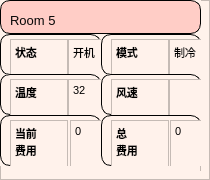
           <widget class="QFrame" name="frame_12">
            <property name="styleSheet">
             <string notr="true">background-color: rgb(255, 242, 235);</string>
            </property>
            <property name="frameShape">
             <enum>QFrame::StyledPanel</enum>
            </property>
            <property name="frameShadow">
             <enum>QFrame::Raised</enum>
            </property>
            <widget class="QWidget" name="layoutWidget_58">
             <property name="geometry">
              <rect>
               <x>0</x>
               <y>0</y>
               <width>201</width>
               <height>171</height>
              </rect>
             </property>
             <layout class="QVBoxLayout" name="verticalLayout_35">
              <property name="spacing">
               <number>0</number>
              </property>
              <item>
               <widget class="QFrame" name="frame_173">
                <property name="sizePolicy">
                 <sizepolicy hsizetype="Preferred" vsizetype="Expanding">
                  <horstretch>1</horstretch>
                  <verstretch>1</verstretch>
                 </sizepolicy>
                </property>
                <property name="styleSheet">
                 <string notr="true">#frame_173{
	background-color: rgb(255, 205, 198);
border-radius:10px;
border:1px solid black
}</string>
                </property>
                <property name="frameShape">
                 <enum>QFrame::StyledPanel</enum>
                </property>
                <property name="frameShadow">
                 <enum>QFrame::Raised</enum>
                </property>
                <widget class="QWidget" name="layoutWidget_99">
                 <property name="geometry">
                  <rect>
                   <x>10</x>
                   <y>10</y>
                   <width>181</width>
                   <height>22</height>
                  </rect>
                 </property>
                 <layout class="QHBoxLayout" name="horizontalLayout_92">
                  <property name="spacing">
                   <number>0</number>
                  </property>
                  <item>
                   <widget class="QLabel" name="ROOM5">
                    <property name="sizePolicy">
                     <sizepolicy hsizetype="Preferred" vsizetype="Preferred">
                      <horstretch>0</horstretch>
                      <verstretch>0</verstretch>
                     </sizepolicy>
                    </property>
                    <property name="styleSheet">
                     <string notr="true">background-color: rgb(255, 205, 198);</string>
                    </property>
                    <property name="text">
                     <string>&lt;html&gt;&lt;head/&gt;&lt;body&gt;&lt;p&gt;&lt;span style=&quot; font-family:'Arial Black'; font-size:10pt; color:#070707;&quot;&gt;Room 5&lt;/span&gt;&lt;/p&gt;&lt;/body&gt;&lt;/html&gt;</string>
                    </property>
                   </widget>
                  </item>
                 </layout>
                </widget>
               </widget>
              </item>
              <item>
               <widget class="QFrame" name="frame_174">
                <property name="sizePolicy">
                 <sizepolicy hsizetype="Preferred" vsizetype="Expanding">
                  <horstretch>3</horstretch>
                  <verstretch>4</verstretch>
                 </sizepolicy>
                </property>
                <property name="frameShape">
                 <enum>QFrame::StyledPanel</enum>
                </property>
                <property name="frameShadow">
                 <enum>QFrame::Raised</enum>
                </property>
                <widget class="QWidget" name="layoutWidget_100">
                 <property name="geometry">
                  <rect>
                   <x>0</x>
                   <y>0</y>
                   <width>201</width>
                   <height>141</height>
                  </rect>
                 </property>
                 <layout class="QVBoxLayout" name="verticalLayout_36">
                  <property name="spacing">
                   <number>0</number>
                  </property>
                  <item>
                   <widget class="QFrame" name="frame_175">
                    <property name="sizePolicy">
                     <sizepolicy hsizetype="Preferred" vsizetype="Expanding">
                      <horstretch>0</horstretch>
                      <verstretch>2</verstretch>
                     </sizepolicy>
                    </property>
                    <property name="frameShape">
                     <enum>QFrame::StyledPanel</enum>
                    </property>
                    <property name="frameShadow">
                     <enum>QFrame::Raised</enum>
                    </property>
                    <widget class="QWidget" name="layoutWidget_59">
                     <property name="geometry">
                      <rect>
                       <x>0</x>
                       <y>0</y>
                       <width>201</width>
                       <height>41</height>
                      </rect>
                     </property>
                     <layout class="QHBoxLayout" name="horizontalLayout_13">
                      <property name="spacing">
                       <number>0</number>
                      </property>
                      <item>
                       <widget class="QFrame" name="frame_54">
                        <property name="styleSheet">
                         <string notr="true">#frame_54{
border-radius:10px;
border:1px solid black
}</string>
                        </property>
                        <property name="frameShape">
                         <enum>QFrame::StyledPanel</enum>
                        </property>
                        <property name="frameShadow">
                         <enum>QFrame::Raised</enum>
                        </property>
                        <widget class="QWidget" name="layoutWidget_60">
                         <property name="geometry">
                          <rect>
                           <x>10</x>
                           <y>5</y>
                           <width>116</width>
                           <height>59</height>
                          </rect>
                         </property>
                         <layout class="QHBoxLayout" name="horizontalLayout_56">
                          <property name="spacing">
                           <number>0</number>
                          </property>
                          <property name="sizeConstraint">
                           <enum>QLayout::SetNoConstraint</enum>
                          </property>
                          <item>
                           <widget class="QTextBrowser" name="textBrowser_R5_state">
                            <property name="styleSheet">
                             <string notr="true"/>
                            </property>
                            <property name="html">
                             <string>&lt;!DOCTYPE HTML PUBLIC &quot;-//W3C//DTD HTML 4.0//EN&quot; &quot;http://www.w3.org/TR/REC-html40/strict.dtd&quot;&gt;
&lt;html&gt;&lt;head&gt;&lt;meta name=&quot;qrichtext&quot; content=&quot;1&quot; /&gt;&lt;style type=&quot;text/css&quot;&gt;
p, li { white-space: pre-wrap; }
&lt;/style&gt;&lt;/head&gt;&lt;body style=&quot; font-family:'SimSun'; font-size:9pt; font-weight:400; font-style:normal;&quot;&gt;
&lt;p style=&quot; margin-top:0px; margin-bottom:0px; margin-left:0px; margin-right:0px; -qt-block-indent:0; text-indent:0px;&quot;&gt;&lt;span style=&quot; font-family:'微软雅黑'; font-size:8pt; font-weight:600;&quot;&gt;状态&lt;/span&gt;&lt;/p&gt;&lt;/body&gt;&lt;/html&gt;</string>
                            </property>
                           </widget>
                          </item>
                          <item>
                           <widget class="QTextBrowser" name="textBrowser_Room5_state">
                            <property name="readOnly">
                             <bool>false</bool>
                            </property>
                            <property name="html">
                             <string>&lt;!DOCTYPE HTML PUBLIC &quot;-//W3C//DTD HTML 4.0//EN&quot; &quot;http://www.w3.org/TR/REC-html40/strict.dtd&quot;&gt;
&lt;html&gt;&lt;head&gt;&lt;meta name=&quot;qrichtext&quot; content=&quot;1&quot; /&gt;&lt;style type=&quot;text/css&quot;&gt;
p, li { white-space: pre-wrap; }
&lt;/style&gt;&lt;/head&gt;&lt;body style=&quot; font-family:'SimSun'; font-size:9pt; font-weight:400; font-style:normal;&quot;&gt;
&lt;p style=&quot; margin-top:0px; margin-bottom:0px; margin-left:0px; margin-right:0px; -qt-block-indent:0; text-indent:0px;&quot;&gt;&lt;span style=&quot; font-family:'微软雅黑'; font-size:8pt;&quot;&gt;开机&lt;/span&gt;&lt;/p&gt;&lt;/body&gt;&lt;/html&gt;</string>
                            </property>
                           </widget>
                          </item>
                         </layout>
                        </widget>
                       </widget>
                      </item>
                      <item>
                       <widget class="QFrame" name="frame_55">
                        <property name="styleSheet">
                         <string notr="true">#frame_55{
border-radius:10px;
border:1px solid black
}</string>
                        </property>
                        <property name="frameShape">
                         <enum>QFrame::StyledPanel</enum>
                        </property>
                        <property name="frameShadow">
                         <enum>QFrame::Raised</enum>
                        </property>
                        <widget class="QWidget" name="layoutWidget_61">
                         <property name="geometry">
                          <rect>
                           <x>10</x>
                           <y>5</y>
                           <width>116</width>
                           <height>59</height>
                          </rect>
                         </property>
                         <layout class="QHBoxLayout" name="horizontalLayout_60">
                          <property name="spacing">
                           <number>0</number>
                          </property>
                          <item>
                           <widget class="QTextBrowser" name="textBrowser_R5_mode">
                            <property name="html">
                             <string>&lt;!DOCTYPE HTML PUBLIC &quot;-//W3C//DTD HTML 4.0//EN&quot; &quot;http://www.w3.org/TR/REC-html40/strict.dtd&quot;&gt;
&lt;html&gt;&lt;head&gt;&lt;meta name=&quot;qrichtext&quot; content=&quot;1&quot; /&gt;&lt;style type=&quot;text/css&quot;&gt;
p, li { white-space: pre-wrap; }
&lt;/style&gt;&lt;/head&gt;&lt;body style=&quot; font-family:'SimSun'; font-size:9pt; font-weight:400; font-style:normal;&quot;&gt;
&lt;p style=&quot; margin-top:0px; margin-bottom:0px; margin-left:0px; margin-right:0px; -qt-block-indent:0; text-indent:0px;&quot;&gt;&lt;span style=&quot; font-family:'微软雅黑'; font-size:8pt; font-weight:600;&quot;&gt;模式&lt;/span&gt;&lt;/p&gt;&lt;/body&gt;&lt;/html&gt;</string>
                            </property>
                           </widget>
                          </item>
                          <item>
                           <widget class="QTextBrowser" name="textBrowser_Room5_mode">
                            <property name="readOnly">
                             <bool>false</bool>
                            </property>
                            <property name="html">
                             <string>&lt;!DOCTYPE HTML PUBLIC &quot;-//W3C//DTD HTML 4.0//EN&quot; &quot;http://www.w3.org/TR/REC-html40/strict.dtd&quot;&gt;
&lt;html&gt;&lt;head&gt;&lt;meta name=&quot;qrichtext&quot; content=&quot;1&quot; /&gt;&lt;style type=&quot;text/css&quot;&gt;
p, li { white-space: pre-wrap; }
&lt;/style&gt;&lt;/head&gt;&lt;body style=&quot; font-family:'SimSun'; font-size:9pt; font-weight:400; font-style:normal;&quot;&gt;
&lt;p style=&quot; margin-top:0px; margin-bottom:0px; margin-left:0px; margin-right:0px; -qt-block-indent:0; text-indent:0px;&quot;&gt;&lt;span style=&quot; font-family:'微软雅黑'; font-size:8pt;&quot;&gt;制冷&lt;/span&gt;&lt;/p&gt;&lt;/body&gt;&lt;/html&gt;</string>
                            </property>
                           </widget>
                          </item>
                         </layout>
                        </widget>
                       </widget>
                      </item>
                     </layout>
                    </widget>
                   </widget>
                  </item>
                  <item>
                   <widget class="QFrame" name="frame_176">
                    <property name="sizePolicy">
                     <sizepolicy hsizetype="Preferred" vsizetype="Expanding">
                      <horstretch>0</horstretch>
                      <verstretch>2</verstretch>
                     </sizepolicy>
                    </property>
                    <property name="frameShape">
                     <enum>QFrame::StyledPanel</enum>
                    </property>
                    <property name="frameShadow">
                     <enum>QFrame::Raised</enum>
                    </property>
                    <widget class="QWidget" name="layoutWidget_62">
                     <property name="geometry">
                      <rect>
                       <x>0</x>
                       <y>0</y>
                       <width>201</width>
                       <height>41</height>
                      </rect>
                     </property>
                     <layout class="QHBoxLayout" name="horizontalLayout_61">
                      <property name="spacing">
                       <number>0</number>
                      </property>
                      <item>
                       <widget class="QFrame" name="frame_56">
                        <property name="styleSheet">
                         <string notr="true">#frame_56{
border-radius:10px;
border:1px solid black
}</string>
                        </property>
                        <property name="frameShape">
                         <enum>QFrame::StyledPanel</enum>
                        </property>
                        <property name="frameShadow">
                         <enum>QFrame::Raised</enum>
                        </property>
                        <widget class="QWidget" name="layoutWidget_63">
                         <property name="geometry">
                          <rect>
                           <x>10</x>
                           <y>5</y>
                           <width>116</width>
                           <height>59</height>
                          </rect>
                         </property>
                         <layout class="QHBoxLayout" name="horizontalLayout_62">
                          <property name="spacing">
                           <number>0</number>
                          </property>
                          <item>
                           <widget class="QTextBrowser" name="textBrowser_R5_tem">
                            <property name="html">
                             <string>&lt;!DOCTYPE HTML PUBLIC &quot;-//W3C//DTD HTML 4.0//EN&quot; &quot;http://www.w3.org/TR/REC-html40/strict.dtd&quot;&gt;
&lt;html&gt;&lt;head&gt;&lt;meta name=&quot;qrichtext&quot; content=&quot;1&quot; /&gt;&lt;style type=&quot;text/css&quot;&gt;
p, li { white-space: pre-wrap; }
&lt;/style&gt;&lt;/head&gt;&lt;body style=&quot; font-family:'SimSun'; font-size:9pt; font-weight:400; font-style:normal;&quot;&gt;
&lt;p style=&quot; margin-top:0px; margin-bottom:0px; margin-left:0px; margin-right:0px; -qt-block-indent:0; text-indent:0px;&quot;&gt;&lt;span style=&quot; font-family:'微软雅黑'; font-size:8pt; font-weight:600;&quot;&gt;温度&lt;/span&gt;&lt;/p&gt;&lt;/body&gt;&lt;/html&gt;</string>
                            </property>
                           </widget>
                          </item>
                          <item>
                           <widget class="QTextBrowser" name="textBrowser_Room5_tem">
                            <property name="readOnly">
                             <bool>false</bool>
                            </property>
                            <property name="html">
                             <string>&lt;!DOCTYPE HTML PUBLIC &quot;-//W3C//DTD HTML 4.0//EN&quot; &quot;http://www.w3.org/TR/REC-html40/strict.dtd&quot;&gt;
&lt;html&gt;&lt;head&gt;&lt;meta name=&quot;qrichtext&quot; content=&quot;1&quot; /&gt;&lt;style type=&quot;text/css&quot;&gt;
p, li { white-space: pre-wrap; }
&lt;/style&gt;&lt;/head&gt;&lt;body style=&quot; font-family:'SimSun'; font-size:9pt; font-weight:400; font-style:normal;&quot;&gt;
&lt;p style=&quot; margin-top:0px; margin-bottom:0px; margin-left:0px; margin-right:0px; -qt-block-indent:0; text-indent:0px;&quot;&gt;&lt;span style=&quot; font-family:'微软雅黑'; font-size:8pt;&quot;&gt;32&lt;/span&gt;&lt;/p&gt;&lt;/body&gt;&lt;/html&gt;</string>
                            </property>
                           </widget>
                          </item>
                         </layout>
                        </widget>
                       </widget>
                      </item>
                      <item>
                       <widget class="QFrame" name="frame_57">
                        <property name="styleSheet">
                         <string notr="true">#frame_57{
border-radius:10px;
border:1px solid black
}</string>
                        </property>
                        <property name="frameShape">
                         <enum>QFrame::StyledPanel</enum>
                        </property>
                        <property name="frameShadow">
                         <enum>QFrame::Raised</enum>
                        </property>
                        <widget class="QWidget" name="layoutWidget_64">
                         <property name="geometry">
                          <rect>
                           <x>10</x>
                           <y>5</y>
                           <width>116</width>
                           <height>59</height>
                          </rect>
                         </property>
                         <layout class="QHBoxLayout" name="horizontalLayout_63">
                          <property name="spacing">
                           <number>0</number>
                          </property>
                          <item>
                           <widget class="QTextBrowser" name="textBrowser_R5_WindSpeed">
                            <property name="html">
                             <string>&lt;!DOCTYPE HTML PUBLIC &quot;-//W3C//DTD HTML 4.0//EN&quot; &quot;http://www.w3.org/TR/REC-html40/strict.dtd&quot;&gt;
&lt;html&gt;&lt;head&gt;&lt;meta name=&quot;qrichtext&quot; content=&quot;1&quot; /&gt;&lt;style type=&quot;text/css&quot;&gt;
p, li { white-space: pre-wrap; }
&lt;/style&gt;&lt;/head&gt;&lt;body style=&quot; font-family:'SimSun'; font-size:9pt; font-weight:400; font-style:normal;&quot;&gt;
&lt;p style=&quot; margin-top:0px; margin-bottom:0px; margin-left:0px; margin-right:0px; -qt-block-indent:0; text-indent:0px;&quot;&gt;&lt;span style=&quot; font-family:'微软雅黑'; font-size:8pt; font-weight:600;&quot;&gt;风速&lt;/span&gt;&lt;/p&gt;&lt;/body&gt;&lt;/html&gt;</string>
                            </property>
                           </widget>
                          </item>
                          <item>
                           <widget class="QTextBrowser" name="textBrowser_Room5_WindSpeed">
                            <property name="readOnly">
                             <bool>false</bool>
                            </property>
                            <property name="html">
                             <string>&lt;!DOCTYPE HTML PUBLIC &quot;-//W3C//DTD HTML 4.0//EN&quot; &quot;http://www.w3.org/TR/REC-html40/strict.dtd&quot;&gt;
&lt;html&gt;&lt;head&gt;&lt;meta name=&quot;qrichtext&quot; content=&quot;1&quot; /&gt;&lt;style type=&quot;text/css&quot;&gt;
p, li { white-space: pre-wrap; }
&lt;/style&gt;&lt;/head&gt;&lt;body style=&quot; font-family:'SimSun'; font-size:9pt; font-weight:400; font-style:normal;&quot;&gt;
&lt;p style=&quot;-qt-paragraph-type:empty; margin-top:0px; margin-bottom:0px; margin-left:0px; margin-right:0px; -qt-block-indent:0; text-indent:0px;&quot;&gt;&lt;br /&gt;&lt;/p&gt;&lt;/body&gt;&lt;/html&gt;</string>
                            </property>
                           </widget>
                          </item>
                         </layout>
                        </widget>
                       </widget>
                      </item>
                     </layout>
                    </widget>
                   </widget>
                  </item>
                  <item>
                   <widget class="QFrame" name="frame_177">
                    <property name="sizePolicy">
                     <sizepolicy hsizetype="Preferred" vsizetype="Expanding">
                      <horstretch>0</horstretch>
                      <verstretch>3</verstretch>
                     </sizepolicy>
                    </property>
                    <property name="frameShape">
                     <enum>QFrame::StyledPanel</enum>
                    </property>
                    <property name="frameShadow">
                     <enum>QFrame::Raised</enum>
                    </property>
                    <widget class="QWidget" name="layoutWidget_101">
                     <property name="geometry">
                      <rect>
                       <x>0</x>
                       <y>0</y>
                       <width>201</width>
                       <height>51</height>
                      </rect>
                     </property>
                     <layout class="QHBoxLayout" name="horizontalLayout_93">
                      <item>
                       <layout class="QHBoxLayout" name="horizontalLayout_64">
                        <property name="spacing">
                         <number>0</number>
                        </property>
                        <item>
                         <widget class="QFrame" name="frame_58">
                          <property name="styleSheet">
                           <string notr="true">#frame_58{
border-radius:10px;
border:1px solid black
}</string>
                          </property>
                          <property name="frameShape">
                           <enum>QFrame::StyledPanel</enum>
                          </property>
                          <property name="frameShadow">
                           <enum>QFrame::Raised</enum>
                          </property>
                          <widget class="QWidget" name="layoutWidget_65">
                           <property name="geometry">
                            <rect>
                             <x>10</x>
                             <y>5</y>
                             <width>118</width>
                             <height>59</height>
                            </rect>
                           </property>
                           <layout class="QHBoxLayout" name="horizontalLayout_65">
                            <property name="spacing">
                             <number>2</number>
                            </property>
                            <item>
                             <widget class="QTextBrowser" name="textBrowser_R5_Currentfee">
                              <property name="styleSheet">
                               <string notr="true"/>
                              </property>
                              <property name="html">
                               <string>&lt;!DOCTYPE HTML PUBLIC &quot;-//W3C//DTD HTML 4.0//EN&quot; &quot;http://www.w3.org/TR/REC-html40/strict.dtd&quot;&gt;
&lt;html&gt;&lt;head&gt;&lt;meta name=&quot;qrichtext&quot; content=&quot;1&quot; /&gt;&lt;style type=&quot;text/css&quot;&gt;
p, li { white-space: pre-wrap; }
&lt;/style&gt;&lt;/head&gt;&lt;body style=&quot; font-family:'SimSun'; font-size:9pt; font-weight:400; font-style:normal;&quot;&gt;
&lt;p style=&quot; margin-top:0px; margin-bottom:0px; margin-left:0px; margin-right:0px; -qt-block-indent:0; text-indent:0px;&quot;&gt;&lt;span style=&quot; font-family:'微软雅黑'; font-size:8pt; font-weight:600;&quot;&gt;当前&lt;/span&gt;&lt;/p&gt;
&lt;p style=&quot; margin-top:0px; margin-bottom:0px; margin-left:0px; margin-right:0px; -qt-block-indent:0; text-indent:0px;&quot;&gt;&lt;span style=&quot; font-family:'微软雅黑'; font-size:8pt; font-weight:600;&quot;&gt;费用&lt;/span&gt;&lt;/p&gt;&lt;/body&gt;&lt;/html&gt;</string>
                              </property>
                             </widget>
                            </item>
                            <item>
                             <widget class="QTextBrowser" name="textBrowser_Room5_Currentfee">
                              <property name="readOnly">
                               <bool>false</bool>
                              </property>
                              <property name="html">
                               <string>&lt;!DOCTYPE HTML PUBLIC &quot;-//W3C//DTD HTML 4.0//EN&quot; &quot;http://www.w3.org/TR/REC-html40/strict.dtd&quot;&gt;
&lt;html&gt;&lt;head&gt;&lt;meta name=&quot;qrichtext&quot; content=&quot;1&quot; /&gt;&lt;style type=&quot;text/css&quot;&gt;
p, li { white-space: pre-wrap; }
&lt;/style&gt;&lt;/head&gt;&lt;body style=&quot; font-family:'SimSun'; font-size:9pt; font-weight:400; font-style:normal;&quot;&gt;
&lt;p style=&quot; margin-top:0px; margin-bottom:0px; margin-left:0px; margin-right:0px; -qt-block-indent:0; text-indent:0px;&quot;&gt;&lt;span style=&quot; font-family:'微软雅黑'; font-size:8pt;&quot;&gt;0&lt;/span&gt;&lt;/p&gt;&lt;/body&gt;&lt;/html&gt;</string>
                              </property>
                             </widget>
                            </item>
                           </layout>
                          </widget>
                         </widget>
                        </item>
                        <item>
                         <widget class="QFrame" name="frame_59">
                          <property name="styleSheet">
                           <string notr="true">#frame_59{
border-radius:10px;
border:1px solid black
}</string>
                          </property>
                          <property name="frameShape">
                           <enum>QFrame::StyledPanel</enum>
                          </property>
                          <property name="frameShadow">
                           <enum>QFrame::Raised</enum>
                          </property>
                          <widget class="QWidget" name="layoutWidget_66">
                           <property name="geometry">
                            <rect>
                             <x>10</x>
                             <y>5</y>
                             <width>117</width>
                             <height>59</height>
                            </rect>
                           </property>
                           <layout class="QHBoxLayout" name="horizontalLayout_66">
                            <property name="spacing">
                             <number>1</number>
                            </property>
                            <item>
                             <widget class="QTextBrowser" name="textBrowser_R5_Totalfee">
                              <property name="html">
                               <string>&lt;!DOCTYPE HTML PUBLIC &quot;-//W3C//DTD HTML 4.0//EN&quot; &quot;http://www.w3.org/TR/REC-html40/strict.dtd&quot;&gt;
&lt;html&gt;&lt;head&gt;&lt;meta name=&quot;qrichtext&quot; content=&quot;1&quot; /&gt;&lt;style type=&quot;text/css&quot;&gt;
p, li { white-space: pre-wrap; }
&lt;/style&gt;&lt;/head&gt;&lt;body style=&quot; font-family:'SimSun'; font-size:9pt; font-weight:400; font-style:normal;&quot;&gt;
&lt;p style=&quot; margin-top:0px; margin-bottom:0px; margin-left:0px; margin-right:0px; -qt-block-indent:0; text-indent:0px;&quot;&gt;&lt;span style=&quot; font-family:'微软雅黑'; font-size:8pt; font-weight:600;&quot;&gt;总&lt;/span&gt;&lt;/p&gt;
&lt;p style=&quot; margin-top:0px; margin-bottom:0px; margin-left:0px; margin-right:0px; -qt-block-indent:0; text-indent:0px;&quot;&gt;&lt;span style=&quot; font-family:'微软雅黑'; font-size:8pt; font-weight:600;&quot;&gt;费用&lt;/span&gt;&lt;/p&gt;&lt;/body&gt;&lt;/html&gt;</string>
                              </property>
                             </widget>
                            </item>
                            <item>
                             <widget class="QTextBrowser" name="textBrowser_Room5_Totalfee">
                              <property name="readOnly">
                               <bool>false</bool>
                              </property>
                              <property name="html">
                               <string>&lt;!DOCTYPE HTML PUBLIC &quot;-//W3C//DTD HTML 4.0//EN&quot; &quot;http://www.w3.org/TR/REC-html40/strict.dtd&quot;&gt;
&lt;html&gt;&lt;head&gt;&lt;meta name=&quot;qrichtext&quot; content=&quot;1&quot; /&gt;&lt;style type=&quot;text/css&quot;&gt;
p, li { white-space: pre-wrap; }
&lt;/style&gt;&lt;/head&gt;&lt;body style=&quot; font-family:'SimSun'; font-size:9pt; font-weight:400; font-style:normal;&quot;&gt;
&lt;p style=&quot; margin-top:0px; margin-bottom:0px; margin-left:0px; margin-right:0px; -qt-block-indent:0; text-indent:0px;&quot;&gt;&lt;span style=&quot; font-family:'微软雅黑'; font-size:8pt;&quot;&gt;0&lt;/span&gt;&lt;/p&gt;&lt;/body&gt;&lt;/html&gt;</string>
                              </property>
                             </widget>
                            </item>
                           </layout>
                          </widget>
                         </widget>
                        </item>
                       </layout>
                      </item>
                     </layout>
                    </widget>
                   </widget>
                  </item>
                 </layout>
                </widget>
               </widget>
              </item>
             </layout>
            </widget>
           </widget>
